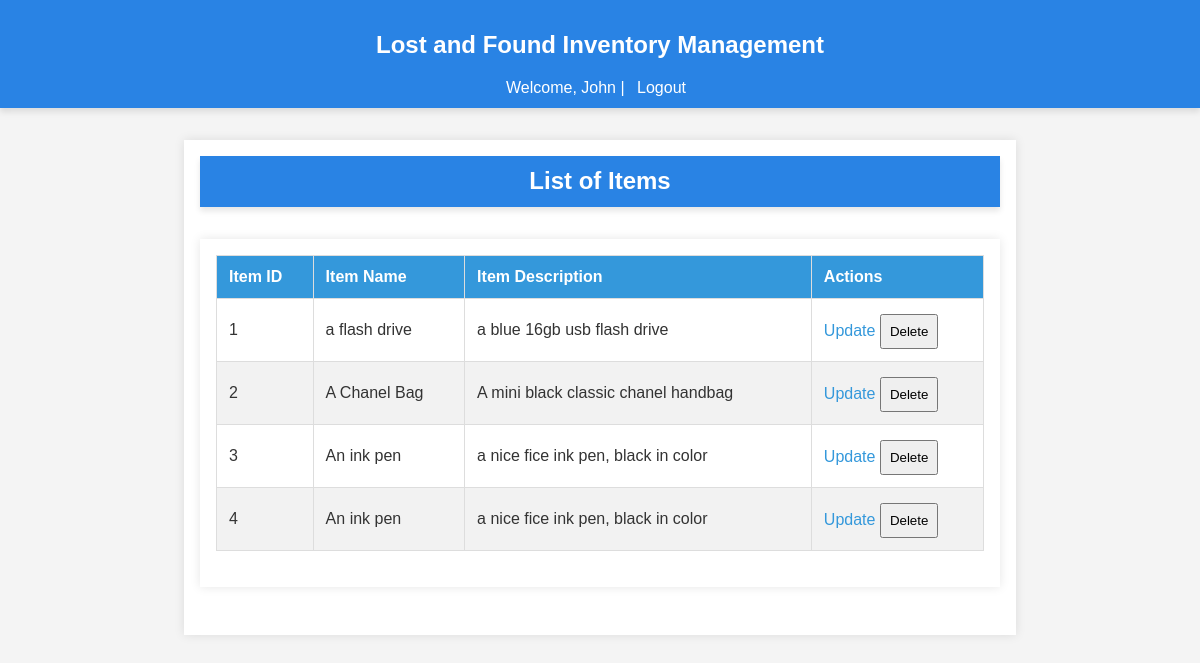
Page /admin/list_items (signed in) on the committed database.
### app/models/user.py (models this page shows, shortened)
class User(db.Model, UserMixin):
    id = db.Column(db.Integer, primary_key=True)
    username = db.Column(db.String(150), unique=True, nullable=False)
    email = db.Column(db.String(150), unique=True, nullable=False)
    password_hash = db.Column(db.String(150), nullable=False)
    role = db.Column(db.String(50), nullable=False, default='user')  # 'user' or 'admin'
    lost_reports = db.relationship('LostReport', back_populates='user', lazy=True)
    found_reports = db.relationship('FoundReport', back_populates='user', lazy=True)
    claims = db.relationship('Claim', back_populates='claim_user', lazy=True)
    rewards_received = db.relationship('Reward', foreign_keys='Reward.receiver_id', back_populates='receiver', lazy=True)
    rewards_paid = db.relationship('Reward', foreign_keys='Reward.payer_id', back_populates='payer', lazy=True)
    reset_tokens = db.relationship('PasswordResetToken', back_populates='user', lazy=True)
    comments = db.relationship('Comment', back_populates='user')
    @property
    def password(self):
        raise AttributeError('password is not a readable attribute')

### app/models/item.py (models this page shows)
class Item(db.Model):
    id = db.Column(db.Integer, primary_key=True)
    name = db.Column(db.String(150), nullable=False)
    description = db.Column(db.Text, nullable=True)
    image_url = db.Column(db.String(250), nullable=True)
    lost_reports = db.relationship('LostReport', back_populates='item', lazy=True)
    found_reports = db.relationship('FoundReport', back_populates='item', lazy=True)
    comments = db.relationship('Comment', back_populates='item')

### app/routes/admin.py (the view)
@bp.route('/list_items', methods=['GET'])
@login_required
@admin_required
def list_items():
    try:
        items = Item.query.all()
        return render_template('list_items.html', items=items)
    except Exception as e:
        return jsonify({'error': str(e)}), 500

### app/__init__.py (called while the page is built)
def register_extensions(app):
    db.init_app(app)
    migrate.init_app(app, db)
    bcrypt.init_app(app)
    login_manager.init_app(app)
    mail.init_app(app)
    @login_manager.user_loader
    def load_user(user_id):
        return user.User.query.get(int(user_id))

### app/templates/list_items.html (shortened to what this page needs)
{% extends "base.html" %}
{% block content %}
<header>
    <h1>List of Items</h1>
</header>
<main>
    <table>
        <thead>
            <tr>
                <th>Item ID</th>
                <th>Item Name</th>
                <th>Item Description</th>
                <th>Actions</th>
            </tr>
        </thead>
        <tbody>
            {% for item in items %}
            <tr>
                <td>{{ item.id }}</td>
                <td>{{ item.name }}</td>
                <td>{{ item.description }}</td>
                <td>
                    <a href="{{ url_for('admin.update_item', item_id=item.id) }}">Update</a>
                    <form action="{{ url_for('admin.delete_item', item_id=item.id) }}" method="post" style="display: inline;">
                        <input type="submit" value="Delete">
                    </form>
                </td>
            </tr>
            {% endfor %}
        </tbody>
    </table>
</main>
{% endblock %}

### app/templates/base.html (shortened to what this page needs)
<!DOCTYPE html>
<html lang="en">
<head>
    <link rel="stylesheet" href="{{ url_for('static', filename='styles.css') }}">
</head>
<body>
    <header>
        <h2>Lost and Found Inventory Management</h2>
        {% if current_user.is_authenticated %}
            <p>Welcome, {{ current_user.username }} | <a href="{{ url_for('auth.logout') }}">Logout</a></p>
        {% else %}
            <p>
                <a href="{{ url_for('auth.login') }}">Login</a> |
                <a href="{{ url_for('auth.register') }}">Sign Up</a> |
            </p>
        {% endif %}
    </header>
    <main>
        {% block content %}{% endblock %}
    </main>
</body>
</html>

### app/static/styles.css (style rules this page uses)
body { font-family: 'Roboto', sans-serif; margin: 0; padding: 0; background-color: #f9f9f9; color: #333; }
header { background-color: #2c3e50; color: #ecf0f1; padding: 20px 0; box-shadow: 0 4px 6px rgba(0, 0, 0, 0.1); }
header h1 { margin: 0; text-align: center; font-size: 1.5rem; }
main { padding: 40px; max-width: 1200px; margin: 0 auto; }
table { width: 100%; border-collapse: collapse; margin-bottom: 20px; }
table th, table td { padding: 12px; border: 1px solid #ddd; text-align: left; }
table th { background-color: #3498db; color: #fff; }
table tr:nth-child(even) { background-color: #f2f2f2; }
table td a { color: #3498db; text-decoration: none; }

### app/templates/base.html (style rules this page uses)
body { font-family: Arial, sans-serif; background-color: #f4f4f4; margin: 0; padding: 0; }
header { background-color: #2983e4; color: white; padding: 0.7rem; text-align: center; }
header h1 { margin: 0; }
header p { margin: 0.5rem 0 0; }
header a { color: white; text-decoration: none; margin: 0 0.5rem; }
main { max-width: 800px; margin: 2rem auto; padding: 1rem; background-color: white; box-shadow: 0 0 10px rgba(0, 0, 0, 0.1); }
form { display: flex; flex-direction: column; }
form input { padding: 0.5rem; margin-top: 0.2rem; }

### rows in the picture
User: username "John"
Item: id "1", name "a flash drive", description "a blue 16gb usb flash drive"
Item: id "2", name "A Chanel Bag", description "A mini black classic chanel handbag"
Item: id "3", name "An ink pen", description "a nice fice ink pen, black in color"
Item: id "4", name "An ink pen", description "a nice fice ink pen, black in color"
